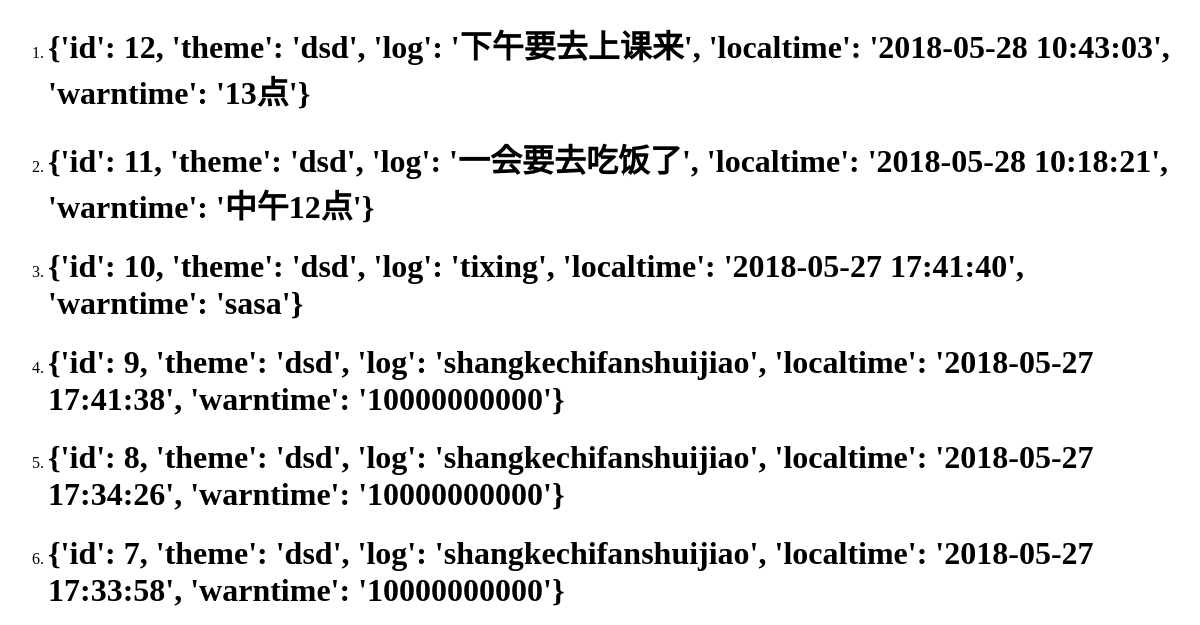
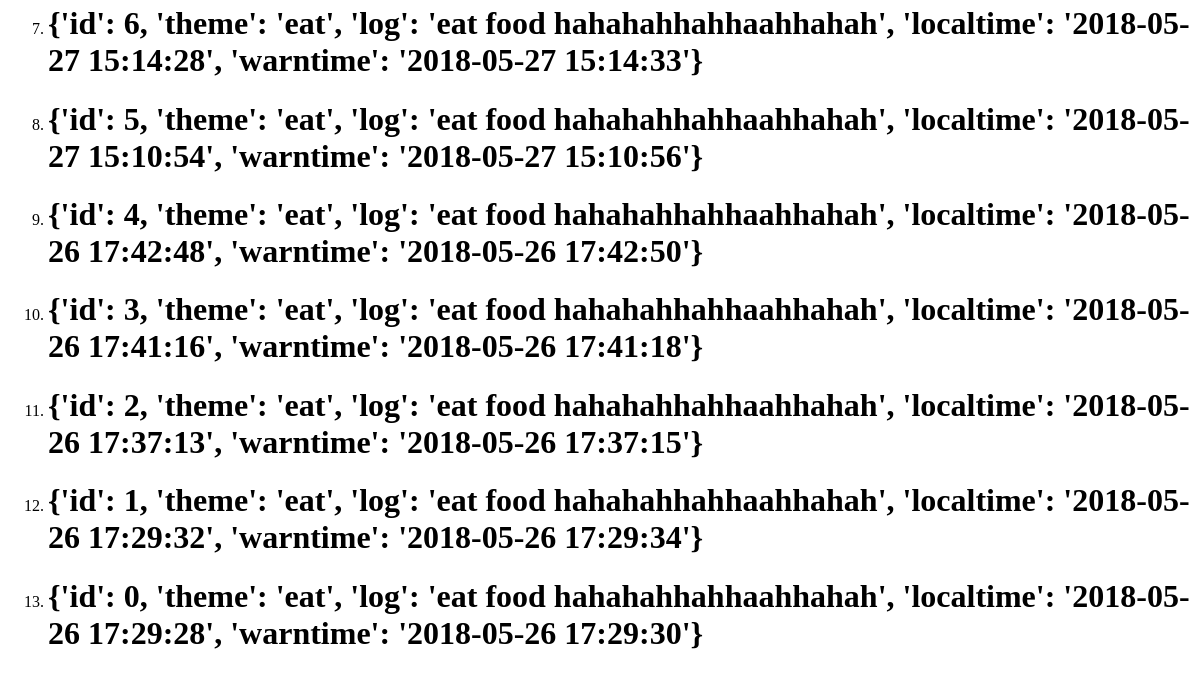
Before: /showall/ with the older database file (2 pictures, top to bottom).
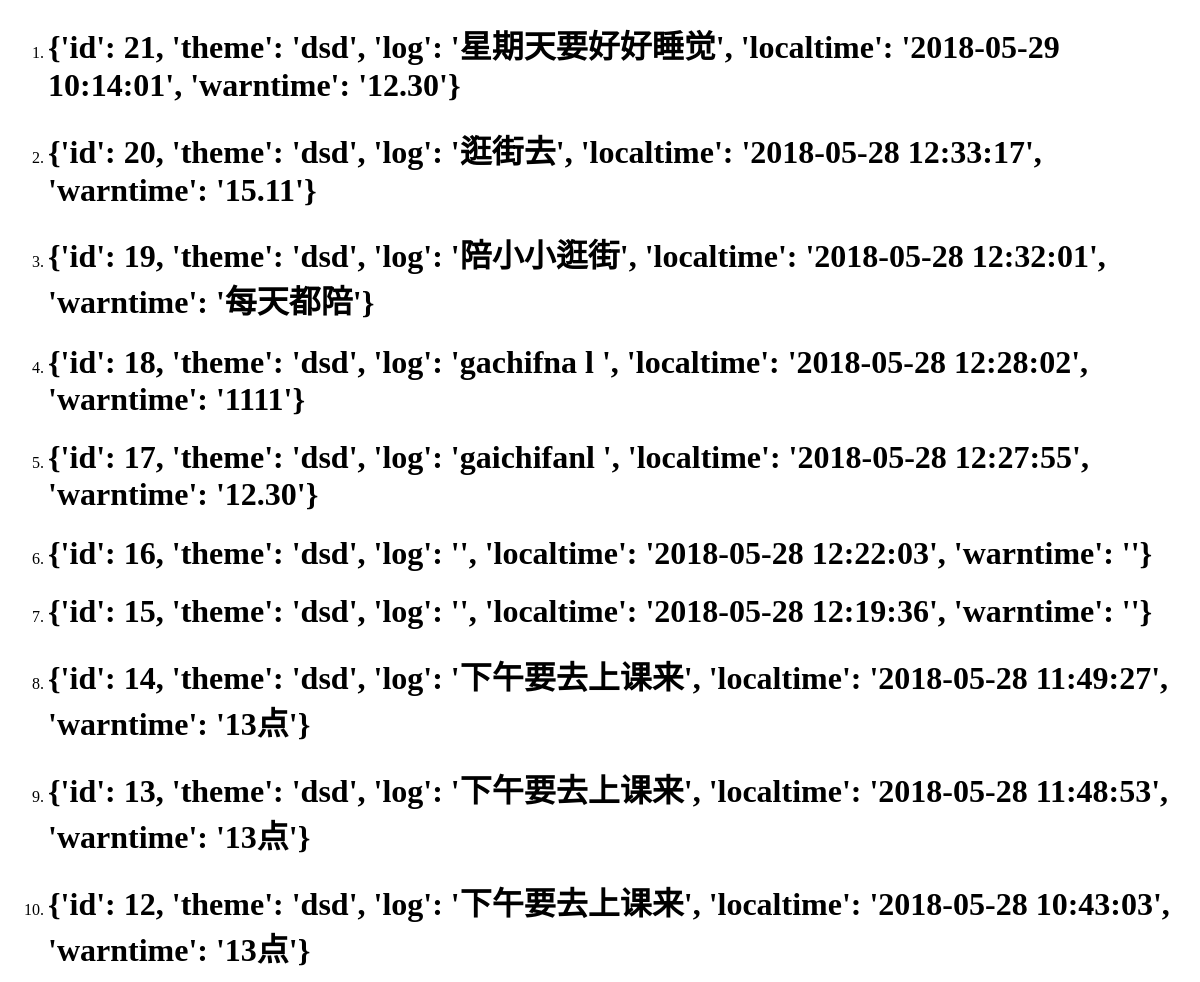
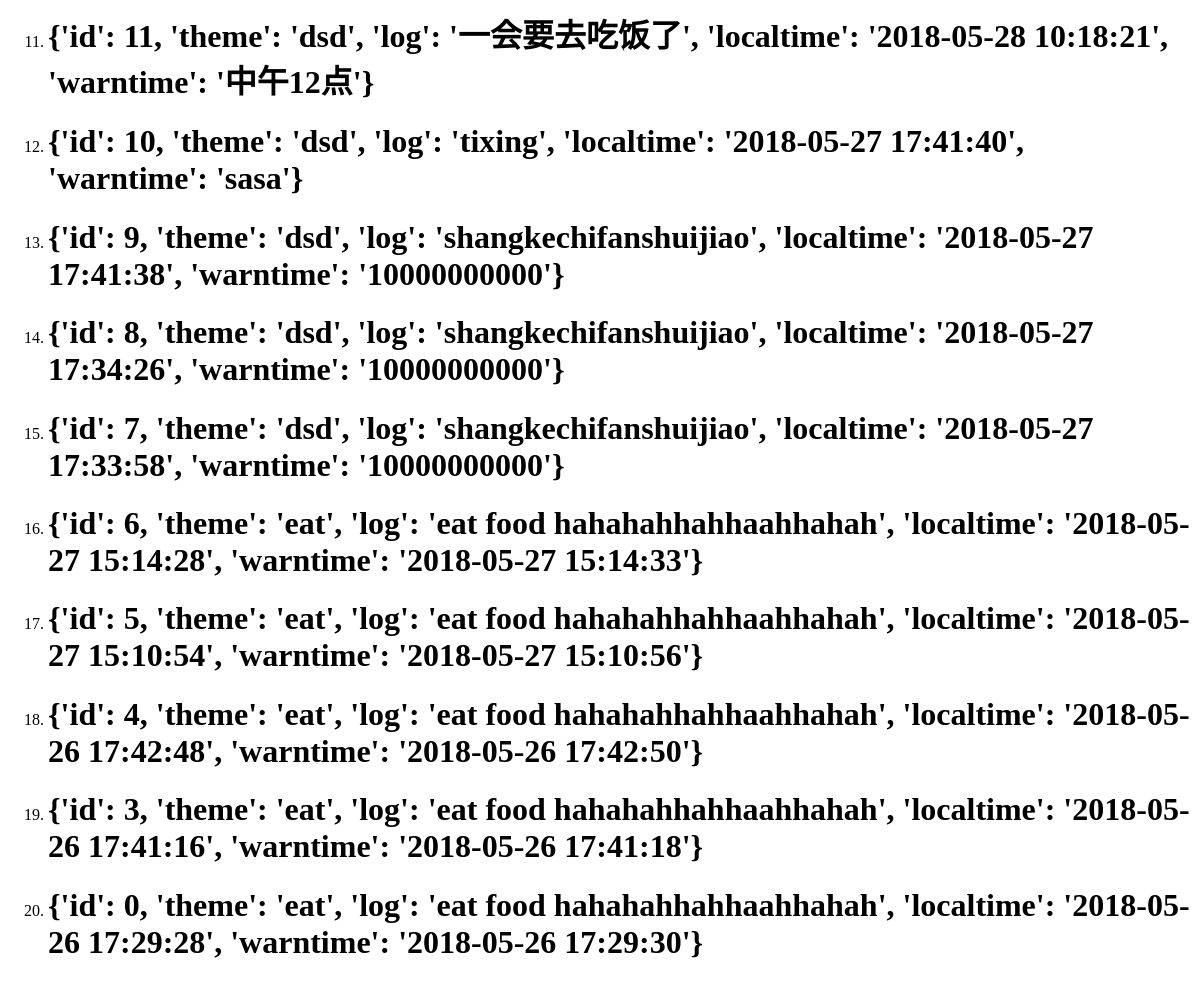
After: the same page with the newer database file (2 pictures, top to bottom).
### tables this page shows
CREATE TABLE warn1( id integer primary key, theme varchar(100),log varchar(200), date timestamp not null default (datetime('now','localtime')),warndate varchar(200));

### views.py (the view)
@app.route('/showall/')
@app.route('/showall/<name>')
def showall(name=None):
    todo = todolistteamA()
    result = todo.read_all()
    return render_template('showall.html', list_todo=result)

### todo.py (called while the page is built)
    def read_all(self):
        return self.db.find_all()

### todoDB.py (called while the page is built)
    def find_all(self):
        conn = sqlite3.connect('todolist.db')
        cursor = conn.cursor()
        cursor.execute("select * from warn1 order by id desc")
        print('查找全部提醒数据：')
        rs = cursor.fetchall()
        if not rs:
            print('当前没有提醒记录，请添加')
        else:
            print(rs)
            return([{'id': c[0], 'theme': c[1], 'log': c[2], 'localtime': c[3], 'warntime': c[4]} for c in rs])
        cursor.close()
        conn.commit()
        conn.close()

### templates/showall.html (shortened to what this page needs)
<!DOCTYPE html>
<html lang="en">
<head>
</head>
<body>{% if list_todo %}
<ol>
{% for  todo in list_todo %}
  <li><h1> {{ todo }}</h1></li>
{% else %}
 </ol>
{% endfor %}
{% endif %}
</body>
</html>

Changed rows visible on the page:
removed warn1: todo "{'id': 2, 'theme': 'eat', 'log': 'eat food hahahahhahhaahhahah', 'localtime': '2018-05-26 17:37:13', 'warntime': '2018-05-26 17:37:15'}"
removed warn1: todo "{'id': 1, 'theme': 'eat', 'log': 'eat food hahahahhahhaahhahah', 'localtime': '2018-05-26 17:29:32', 'warntime': '2018-05-26 17:29:34'}"
added warn1: todo "{'id': 21, 'theme': 'dsd', 'log': '星期天要好好睡觉', 'localtime': '2018-05-29 10:14:01', 'warntime': '12.30'}"
added warn1: todo "{'id': 20, 'theme': 'dsd', 'log': '逛街去', 'localtime': '2018-05-28 12:33:17', 'warntime': '15.11'}"
added warn1: todo "{'id': 19, 'theme': 'dsd', 'log': '陪小小逛街', 'localtime': '2018-05-28 12:32:01', 'warntime': '每天都陪'}"
added warn1: todo "{'id': 18, 'theme': 'dsd', 'log': 'gachifna l ', 'localtime': '2018-05-28 12:28:02', 'warntime': '1111'}"
added warn1: todo "{'id': 17, 'theme': 'dsd', 'log': 'gaichifanl ', 'localtime': '2018-05-28 12:27:55', 'warntime': '12.30'}"
added warn1: todo "{'id': 16, 'theme': 'dsd', 'log': '', 'localtime': '2018-05-28 12:22:03', 'warntime': ''}"
added warn1: todo "{'id': 15, 'theme': 'dsd', 'log': '', 'localtime': '2018-05-28 12:19:36', 'warntime': ''}"
added warn1: todo "{'id': 14, 'theme': 'dsd', 'log': '下午要去上课来', 'localtime': '2018-05-28 11:49:27', 'warntime': '13点'}"
added warn1: todo "{'id': 13, 'theme': 'dsd', 'log': '下午要去上课来', 'localtime': '2018-05-28 11:48:53', 'warntime': '13点'}"
